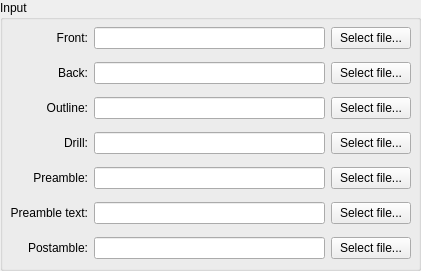
   <widget class="QGroupBox" name="inputFilesGroupBox">
    <property name="geometry">
     <rect>
      <x>10</x>
      <y>10</y>
      <width>421</width>
      <height>271</height>
     </rect>
    </property>
    <property name="title">
     <string>Input</string>
    </property>
    <widget class="QWidget" name="gridLayoutWidget">
     <property name="geometry">
      <rect>
       <x>10</x>
       <y>20</y>
       <width>401</width>
       <height>248</height>
      </rect>
     </property>
     <layout class="QGridLayout" name="inputFilesGridLayout">
      <item row="2" column="2">
       <widget class="QPushButton" name="outlinePushButton">
        <property name="toolTip">
         <string>&lt;html&gt;&lt;head/&gt;&lt;body&gt;&lt;p&gt;Cut out the board to the shape exposed in the given file. Typically, there is only a polygon in this gerber file. Alternatively, this file can contain a closed line chain (see outline -&amp;gt; fill-outline)&lt;/p&gt;&lt;/body&gt;&lt;/html&gt;</string>
        </property>
        <property name="text">
         <string>Select file...</string>
        </property>
       </widget>
      </item>
      <item row="0" column="0">
       <widget class="QLabel" name="frontLabel">
        <property name="toolTip">
         <string>&lt;html&gt;&lt;head/&gt;&lt;body&gt;&lt;p&gt;Engrave the front side according to the given file&lt;/p&gt;&lt;/body&gt;&lt;/html&gt;</string>
        </property>
        <property name="text">
         <string>Front:</string>
        </property>
        <property name="alignment">
         <set>Qt::AlignRight|Qt::AlignTrailing|Qt::AlignVCenter</set>
        </property>
       </widget>
      </item>
      <item row="1" column="0">
       <widget class="QLabel" name="backLabel">
        <property name="toolTip">
         <string>&lt;html&gt;&lt;head/&gt;&lt;body&gt;&lt;p&gt;Engrave the front side according to the given file&lt;/p&gt;&lt;/body&gt;&lt;/html&gt;</string>
        </property>
        <property name="text">
         <string>Back:</string>
        </property>
        <property name="alignment">
         <set>Qt::AlignRight|Qt::AlignTrailing|Qt::AlignVCenter</set>
        </property>
       </widget>
      </item>
      <item row="2" column="0">
       <widget class="QLabel" name="outlinLabel">
        <property name="toolTip">
         <string>&lt;html&gt;&lt;head/&gt;&lt;body&gt;&lt;p&gt;Cut out the board to the shape exposed in the given file. Typically, there is only a polygon in this gerber file. Alternatively, this file can contain a closed line chain (see outline -&amp;gt; fill-outline)&lt;/p&gt;&lt;/body&gt;&lt;/html&gt;</string>
        </property>
        <property name="text">
         <string>Outline:</string>
        </property>
        <property name="alignment">
         <set>Qt::AlignRight|Qt::AlignTrailing|Qt::AlignVCenter</set>
        </property>
       </widget>
      </item>
      <item row="3" column="2">
       <widget class="QPushButton" name="drillPushButton">
        <property name="toolTip">
         <string>&lt;html&gt;&lt;head/&gt;&lt;body&gt;&lt;p&gt;Convert the given file (containing drill sizes and positions) to G-code&lt;/p&gt;&lt;/body&gt;&lt;/html&gt;</string>
        </property>
        <property name="text">
         <string>Select file...</string>
        </property>
       </widget>
      </item>
      <item row="3" column="0">
       <widget class="QLabel" name="drillLabel">
        <property name="toolTip">
         <string>&lt;html&gt;&lt;head/&gt;&lt;body&gt;&lt;p&gt;Convert the given file (containing drill sizes and positions) to G-code&lt;/p&gt;&lt;/body&gt;&lt;/html&gt;</string>
        </property>
        <property name="text">
         <string>Drill:</string>
        </property>
        <property name="alignment">
         <set>Qt::AlignRight|Qt::AlignTrailing|Qt::AlignVCenter</set>
        </property>
       </widget>
      </item>
      <item row="4" column="2">
       <widget class="QPushButton" name="preamblePushButton">
        <property name="toolTip">
         <string>&lt;html&gt;&lt;head/&gt;&lt;body&gt;&lt;p&gt;Gcode preamble file, inserted at the very beginning&lt;/p&gt;&lt;/body&gt;&lt;/html&gt;</string>
        </property>
        <property name="text">
         <string>Select file...</string>
        </property>
       </widget>
      </item>
      <item row="5" column="1">
       <widget class="QLineEdit" name="preambletextLineEdit">
        <property name="toolTip">
         <string>&lt;html&gt;&lt;head/&gt;&lt;body&gt;&lt;p&gt;Gcode text preamble file, inserted at the very beginning (before the preamble) as a comment. All the rounded parenthesis will be converted to angled parenthesis (due to gcode's comments limitations). You can use this to include the license header at the top of the gcode output files&lt;/p&gt;&lt;/body&gt;&lt;/html&gt;</string>
        </property>
       </widget>
      </item>
      <item row="5" column="2">
       <widget class="QPushButton" name="preambletextPushButton">
        <property name="toolTip">
         <string>&lt;html&gt;&lt;head/&gt;&lt;body&gt;&lt;p&gt;Gcode text preamble file, inserted at the very beginning (before the preamble) as a comment. All the rounded parenthesis will be converted to angled parenthesis (due to gcode's comments limitations). You can use this to include the license header at the top of the gcode output files&lt;/p&gt;&lt;/body&gt;&lt;/html&gt;</string>
        </property>
        <property name="text">
         <string>Select file...</string>
        </property>
       </widget>
      </item>
      <item row="6" column="0">
       <widget class="QLabel" name="postambleLabel">
        <property name="toolTip">
         <string>&lt;html&gt;&lt;head/&gt;&lt;body&gt;&lt;p&gt;Gcode postamble file, inserted before M9 and M2&lt;/p&gt;&lt;/body&gt;&lt;/html&gt;</string>
        </property>
        <property name="text">
         <string>Postamble:</string>
        </property>
        <property name="alignment">
         <set>Qt::AlignRight|Qt::AlignTrailing|Qt::AlignVCenter</set>
        </property>
       </widget>
      </item>
      <item row="6" column="1">
       <widget class="QLineEdit" name="postambleLineEdit">
        <property name="toolTip">
         <string>&lt;html&gt;&lt;head/&gt;&lt;body&gt;&lt;p&gt;Gcode postamble file, inserted before M9 and M2&lt;/p&gt;&lt;/body&gt;&lt;/html&gt;</string>
        </property>
       </widget>
      </item>
      <item row="6" column="2">
       <widget class="QPushButton" name="postamblePushButton">
        <property name="toolTip">
         <string>&lt;html&gt;&lt;head/&gt;&lt;body&gt;&lt;p&gt;Gcode postamble file, inserted before M9 and M2&lt;/p&gt;&lt;/body&gt;&lt;/html&gt;</string>
        </property>
        <property name="text">
         <string>Select file...</string>
        </property>
       </widget>
      </item>
      <item row="4" column="0">
       <widget class="QLabel" name="preambleLabel">
        <property name="toolTip">
         <string>&lt;html&gt;&lt;head/&gt;&lt;body&gt;&lt;p&gt;Gcode preamble file, inserted at the very beginning&lt;/p&gt;&lt;/body&gt;&lt;/html&gt;</string>
        </property>
        <property name="text">
         <string>Preamble:</string>
        </property>
        <property name="alignment">
         <set>Qt::AlignRight|Qt::AlignTrailing|Qt::AlignVCenter</set>
        </property>
       </widget>
      </item>
      <item row="4" column="1">
       <widget class="QLineEdit" name="preambleLineEdit">
        <property name="toolTip">
         <string>&lt;html&gt;&lt;head/&gt;&lt;body&gt;&lt;p&gt;Gcode preamble file, inserted at the very beginning&lt;/p&gt;&lt;/body&gt;&lt;/html&gt;</string>
        </property>
       </widget>
      </item>
      <item row="5" column="0">
       <widget class="QLabel" name="preambletextLabel">
        <property name="toolTip">
         <string>&lt;html&gt;&lt;head/&gt;&lt;body&gt;&lt;p&gt;Gcode text preamble file, inserted at the very beginning (before the preamble) as a comment. All the rounded parenthesis will be converted to angled parenthesis (due to gcode's comments limitations). You can use this to include the license header at the top of the gcode output files&lt;/p&gt;&lt;/body&gt;&lt;/html&gt;</string>
        </property>
        <property name="text">
         <string>Preamble text:</string>
        </property>
        <property name="alignment">
         <set>Qt::AlignRight|Qt::AlignTrailing|Qt::AlignVCenter</set>
        </property>
       </widget>
      </item>
      <item row="0" column="1">
       <widget class="QLineEdit" name="frontLineEdit">
        <property name="toolTip">
         <string>&lt;html&gt;&lt;head/&gt;&lt;body&gt;&lt;p&gt;Engrave the front side according to the given file&lt;/p&gt;&lt;/body&gt;&lt;/html&gt;</string>
        </property>
       </widget>
      </item>
      <item row="1" column="1">
       <widget class="QLineEdit" name="backLineEdit">
        <property name="toolTip">
         <string>&lt;html&gt;&lt;head/&gt;&lt;body&gt;&lt;p&gt;Engrave the front side according to the given file&lt;/p&gt;&lt;/body&gt;&lt;/html&gt;</string>
        </property>
       </widget>
      </item>
      <item row="2" column="1">
       <widget class="QLineEdit" name="outlineLineEdit">
        <property name="toolTip">
         <string>&lt;html&gt;&lt;head/&gt;&lt;body&gt;&lt;p&gt;Cut out the board to the shape exposed in the given file. Typically, there is only a polygon in this gerber file. Alternatively, this file can contain a closed line chain (see outline -&amp;gt; fill-outline)&lt;/p&gt;&lt;/body&gt;&lt;/html&gt;</string>
        </property>
       </widget>
      </item>
      <item row="3" column="1">
       <widget class="QLineEdit" name="drillLineEdit">
        <property name="toolTip">
         <string>&lt;html&gt;&lt;head/&gt;&lt;body&gt;&lt;p&gt;Convert the given file (containing drill sizes and positions) to G-code&lt;/p&gt;&lt;/body&gt;&lt;/html&gt;</string>
        </property>
       </widget>
      </item>
      <item row="0" column="2">
       <widget class="QPushButton" name="frontPushButton">
        <property name="toolTip">
         <string>&lt;html&gt;&lt;head/&gt;&lt;body&gt;&lt;p&gt;Engrave the front side according to the given file&lt;/p&gt;&lt;/body&gt;&lt;/html&gt;</string>
        </property>
        <property name="text">
         <string>Select file...</string>
        </property>
       </widget>
      </item>
      <item row="1" column="2">
       <widget class="QPushButton" name="backPushButton">
        <property name="toolTip">
         <string>&lt;html&gt;&lt;head/&gt;&lt;body&gt;&lt;p&gt;Engrave the front side according to the given file&lt;/p&gt;&lt;/body&gt;&lt;/html&gt;</string>
        </property>
        <property name="text">
         <string>Select file...</string>
        </property>
       </widget>
      </item>
     </layout>
    </widget>
   </widget>
